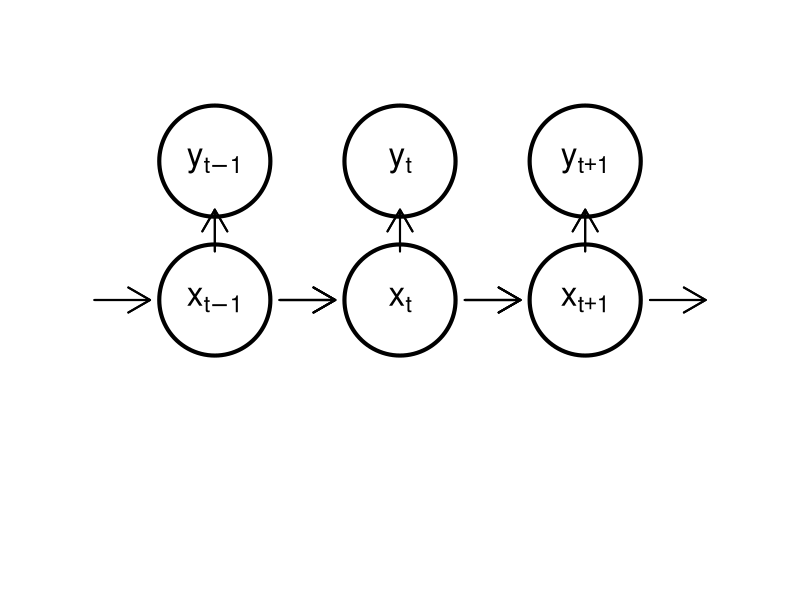
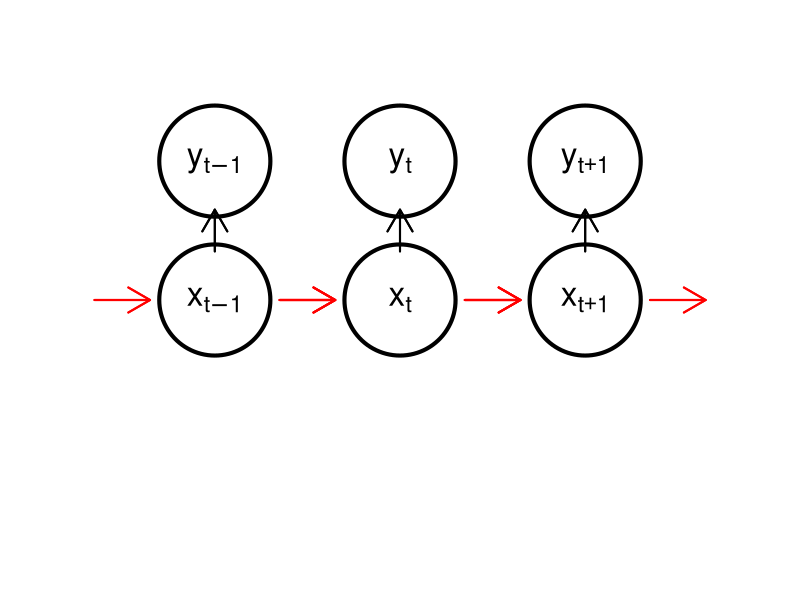
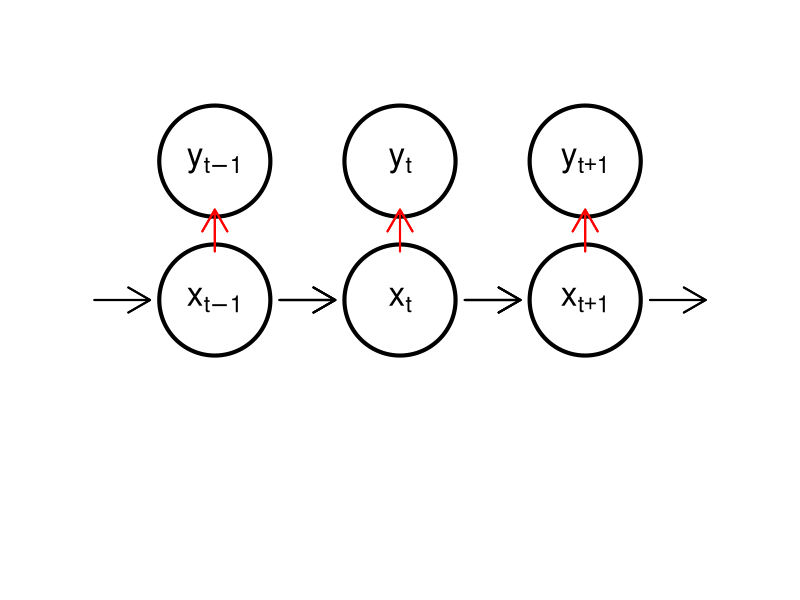
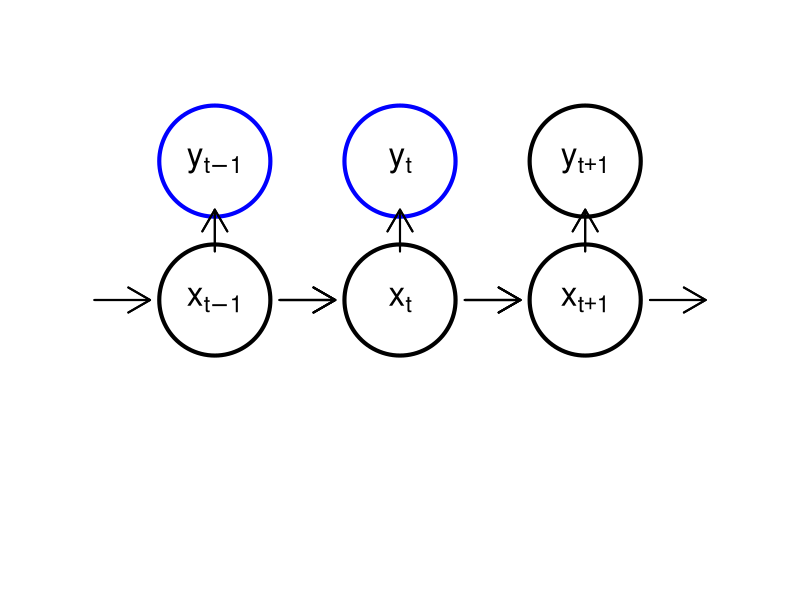
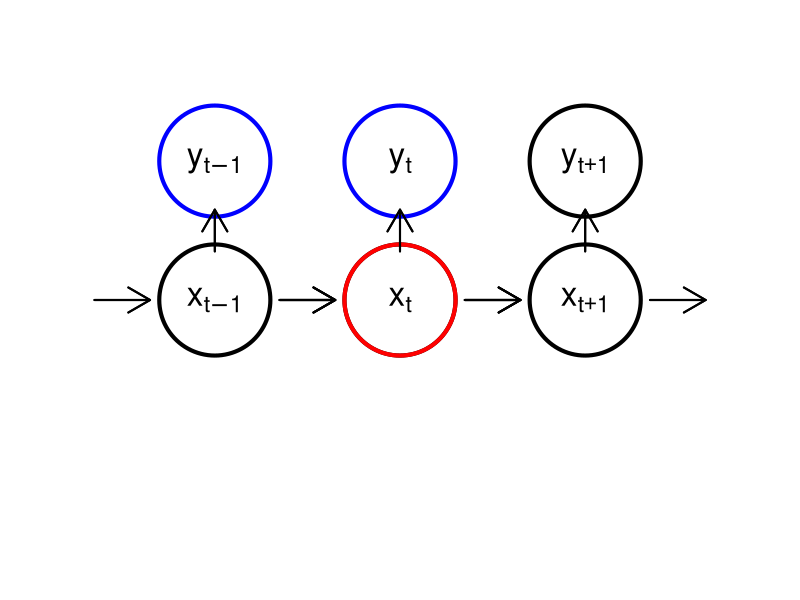
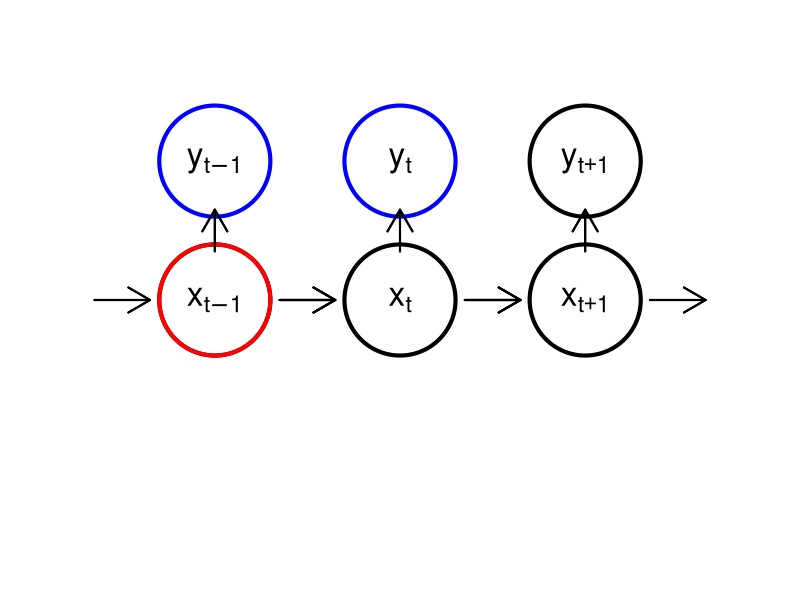
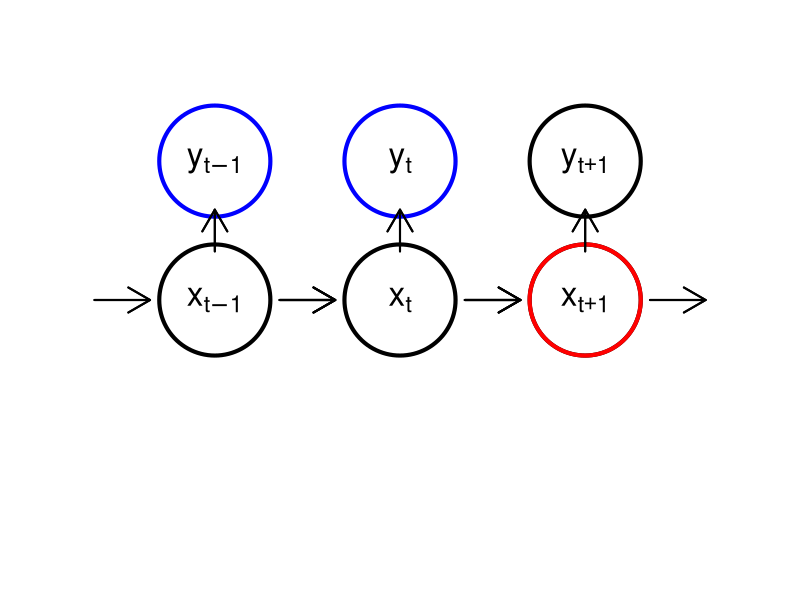

The R source for these figures, in order: (Note: this script raises an error after producing the figures.)
setwd("figs/")

library(plotrix)
pdf("stateSpaceModel-0.pdf")
par(mar=rep(0,4))
plot(0,0, axes=F, xlim=c(0,4), ylim=c(-1,3), type='n', xlab='', ylab='')
xs <- c(1,2,3,1,2,3)
ys <- c(1,1,1,2,2,2)
lbls <- expression(theta[t-1],theta[t],theta[t+1],y[t-1],y[t],y[t+1])
for (i in 1:6) { draw.circle(xs[i],ys[i], 0.3,lwd=4) }
text(1, 1, expression(x[t-1]), cex=2)
text(2, 1, expression(x[t]), cex=2)
text(3, 1, expression(x[t+1]), cex=2)
text(1, 2, expression(y[t-1]), cex=2)
text(2, 2, expression(y[t]), cex=2)
text(3, 2, expression(y[t+1]), cex=2)
arrows(xs-0.15-.5,1,xs+0.15-.5,1, lwd=2)
arrows(xs-0.15+.5,1,xs+0.15+.5,1, lwd=2)
arrows(xs,1+0.35,xs,2-0.35, lwd=2)
dev.off()

pdf("stateSpaceModel-1.pdf")
par(mar=rep(0,4))
plot(0,0, axes=F, xlim=c(0,4), ylim=c(-1,3), type='n', xlab='', ylab='')
xs <- c(1,2,3,1,2,3)
ys <- c(1,1,1,2,2,2)
lbls <- expression(theta[t-1],theta[t],theta[t+1],y[t-1],y[t],y[t+1])
for (i in 1:6) { draw.circle(xs[i],ys[i], 0.3,lwd=4) }
text(1, 1, expression(x[t-1]), cex=2)
text(2, 1, expression(x[t]), cex=2)
text(3, 1, expression(x[t+1]), cex=2)
text(1, 2, expression(y[t-1]), cex=2)
text(2, 2, expression(y[t]), cex=2)
text(3, 2, expression(y[t+1]), cex=2)
arrows(xs-0.15-.5,1,xs+0.15-.5,1, lwd=2, col='red')
arrows(xs-0.15+.5,1,xs+0.15+.5,1, lwd=2, col='red')
arrows(xs,1+0.35,xs,2-0.35, lwd=2)
dev.off()

pdf("stateSpaceModel-2.pdf")
par(mar=rep(0,4))
plot(0,0, axes=F, xlim=c(0,4), ylim=c(-1,3), type='n', xlab='', ylab='')
xs <- c(1,2,3,1,2,3)
ys <- c(1,1,1,2,2,2)
lbls <- expression(theta[t-1],theta[t],theta[t+1],y[t-1],y[t],y[t+1])
for (i in 1:6) { draw.circle(xs[i],ys[i], 0.3,lwd=4) }
text(1, 1, expression(x[t-1]), cex=2)
text(2, 1, expression(x[t]), cex=2)
text(3, 1, expression(x[t+1]), cex=2)
text(1, 2, expression(y[t-1]), cex=2)
text(2, 2, expression(y[t]), cex=2)
text(3, 2, expression(y[t+1]), cex=2)
arrows(xs-0.15-.5,1,xs+0.15-.5,1, lwd=2)
arrows(xs-0.15+.5,1,xs+0.15+.5,1, lwd=2)
arrows(xs,1+0.35,xs,2-0.35, lwd=2, col='red')
dev.off()

#########################################################

pdf("ssm-0.pdf")
par(mar=rep(0,4))
plot(0,0, axes=F, xlim=c(0,4), ylim=c(-1,3), type='n', xlab='', ylab='')
xs <- c(1,2,3,1,2,3)
ys <- c(1,1,1,2,2,2)
lbls <- expression(theta[t-1],theta[t],theta[t+1],y[t-1],y[t],y[t+1])
for (i in 1:6) { 
  draw.circle(xs[i],ys[i], 0.3,lwd=4, 
  border=ifelse(any(i==c(4,5)), "blue","black" ))
}
text(1, 1, expression(x[t-1]), cex=2)
text(2, 1, expression(x[t]), cex=2)
text(3, 1, expression(x[t+1]), cex=2)
text(1, 2, expression(y[t-1]), cex=2)
text(2, 2, expression(y[t]), cex=2)
text(3, 2, expression(y[t+1]), cex=2)
arrows(xs-0.15-.5,1,xs+0.15-.5,1, lwd=2)
arrows(xs-0.15+.5,1,xs+0.15+.5,1, lwd=2)
arrows(xs,1+0.35,xs,2-0.35, lwd=2)
dev.off()

pdf("ssm-1.pdf")
par(mar=rep(0,4))
plot(0,0, axes=F, xlim=c(0,4), ylim=c(-1,3), type='n', xlab='', ylab='')
xs <- c(1,2,3,1,2,3)
ys <- c(1,1,1,2,2,2)
lbls <- expression(theta[t-1],theta[t],theta[t+1],y[t-1],y[t],y[t+1])
for (i in 1:6) { 
  draw.circle(xs[i],ys[i], 0.3,lwd=4, 
  border=ifelse(any(i==c(4,5)), "blue","black" ))
}
draw.circle(2,1, 0.3, lwd=4, border="red")
text(1, 1, expression(x[t-1]), cex=2)
text(2, 1, expression(x[t]), cex=2)
text(3, 1, expression(x[t+1]), cex=2)
text(1, 2, expression(y[t-1]), cex=2)
text(2, 2, expression(y[t]), cex=2)
text(3, 2, expression(y[t+1]), cex=2)
arrows(xs-0.15-.5,1,xs+0.15-.5,1, lwd=2)
arrows(xs-0.15+.5,1,xs+0.15+.5,1, lwd=2)
arrows(xs,1+0.35,xs,2-0.35, lwd=2)
dev.off()

pdf("ssm-2.pdf")
par(mar=rep(0,4))
plot(0,0, axes=F, xlim=c(0,4), ylim=c(-1,3), type='n', xlab='', ylab='')
xs <- c(1,2,3,1,2,3)
ys <- c(1,1,1,2,2,2)
lbls <- expression(theta[t-1],theta[t],theta[t+1],y[t-1],y[t],y[t+1])
for (i in 1:6) { 
  draw.circle(xs[i],ys[i], 0.3,lwd=4, 
  border=ifelse(any(i==c(4,5)), "blue","black" ))
}
draw.circle(1,1, 0.3, lwd=4, border="red")
text(1, 1, expression(x[t-1]), cex=2)
text(2, 1, expression(x[t]), cex=2)
text(3, 1, expression(x[t+1]), cex=2)
text(1, 2, expression(y[t-1]), cex=2)
text(2, 2, expression(y[t]), cex=2)
text(3, 2, expression(y[t+1]), cex=2)
arrows(xs-0.15-.5,1,xs+0.15-.5,1, lwd=2)
arrows(xs-0.15+.5,1,xs+0.15+.5,1, lwd=2)
arrows(xs,1+0.35,xs,2-0.35, lwd=2)
dev.off()


pdf("ssm-3.pdf")
par(mar=rep(0,4))
plot(0,0, axes=F, xlim=c(0,4), ylim=c(-1,3), type='n', xlab='', ylab='')
xs <- c(1,2,3,1,2,3)
ys <- c(1,1,1,2,2,2)
lbls <- expression(theta[t-1],theta[t],theta[t+1],y[t-1],y[t],y[t+1])
for (i in 1:6) { 
  draw.circle(xs[i],ys[i], 0.3,lwd=4, 
  border=ifelse(any(i==c(4,5)), "blue","black" ))
}
draw.circle(3,1, 0.3, lwd=4, border="red")
text(1, 1, expression(x[t-1]), cex=2)
text(2, 1, expression(x[t]), cex=2)
text(3, 1, expression(x[t+1]), cex=2)
text(1, 2, expression(y[t-1]), cex=2)
text(2, 2, expression(y[t]), cex=2)
text(3, 2, expression(y[t+1]), cex=2)
arrows(xs-0.15-.5,1,xs+0.15-.5,1, lwd=2)
arrows(xs-0.15+.5,1,xs+0.15+.5,1, lwd=2)
arrows(xs,1+0.35,xs,2-0.35, lwd=2)
dev.off()

###################### Kalman filter ##############################3

mn <- lKalmanFilter$vdPosteriorMean
sd <- sqrt(lKalmanFilter$vdPosteriorVariance)

plot(0,0,type='n',main='',xlab='t',ylab=expression(x[t]),xlim=c(0,10),
  ylim=range(adY))
points(0,mn[1],pch=23,bg='red',col=NA)
points(0,mn[1]-2*sd[1],pch=23,bg='red',col=NA)
points(0,mn[1]+2*sd[1],pch=23,bg='red',col=NA)
legend("topright",inset=0.01, c("Data","Mean","95% Interval"), 
       pch=c(23,NA,NA), lty=c(NA,2,1),pt.bg=c("green","red","red"), 
       col=c("green","red","red"), lwd=2)
dev.copy2pdf(file="kf-0.pdf")   
for (i in 1:10) {
  plot(0,0,type='n',main='',xlab='',ylab='',xlim=c(0,10), axes=F,
       ylim=range(adY))
  points(i,adY[i+1],pch=23,bg='green',col=NA) 
  segments(i-1,mn[i],i,mn[i+1],col='red', lty=2, lwd=2)
  segments(i-1,mn[i]-2*sd[i],i,mn[i+1]-2*sd[i+1],col='red', lwd=2)
  segments(i-1,mn[i]+2*sd[i],i,mn[i+1]+2*sd[i+1],col='red', lwd=2)
  dev.copy2pdf(file=paste("kf-",i,".pdf",sep=''))
}


########################## MC #####################################
set.seed(1)
xs <- rnorm(1e4)
bks <- seq(min(xs), max(xs), length.out=100)
pdf("mc.pdf",width=10)
par(mfrow=c(1,3))
hist(xs[1:100], bks, freq=F, main='n=100', xlab='', ylab='',
     xlim=c(-3,3), ylim=c(0,0.5), col='blue', border=NA, cex.main=1.5)
curve(dnorm(x), -3, 3, add=T, col='red', lwd=4)
hist(xs[1:1e3], bks, freq=F, main='n=1,000', xlab='', ylab='',
     xlim=c(-3,3), ylim=c(0,0.5), col='blue', border=NA, cex.main=1.5)
curve(dnorm(x), -3, 3, add=T, col='red', lwd=4)
hist(xs[1:1e4], bks, freq=F, main='n=10,000', xlab='', ylab='',
     xlim=c(-3,3), ylim=c(0,0.5), col='blue', border=NA, cex.main=1.5)
curve(dnorm(x), -3, 3, add=T, col='red', lwd=4)
dev.off()

set.seed(1)
y <- rnorm(1e5)
cs <- (cumsum(y>1)/(1:1e5))[10^(1:5)]
pdf("mc-tail.pdf")
plot(1:5,cs,log='x', type='b', cex=1.5, cex.lab=1.5, cex.axis=1.5,
     xlab='Log_10 of number of samples', ylab='P(Z>1)', lwd=2)
abline(h=1-pnorm(1),col='red', lwd=2)
dev.off()


########################## IS $$$$$$$$$$$$$$$$$$$$$$$$$$$$$$$$$$$$
set.seed(1)
xs <- rcauchy(1e4)
pdf("is.pdf",width=10)
par(mfrow=c(1,3), mar=c(2,2,0,2)+.1)
curve(dnorm(x), -5, 5, ylim=c(0,2), lwd=2, ylab='', xlab='')
curve(dcauchy(x), -5, 5, col='red', add=T, lwd=2)
curve(dnorm(x)/dcauchy(x), -5, 5, col='blue', add=T, lwd=2)
legend("topright", inset=0.01, lwd=2, col=c("black","red","blue"),cex=1.5,
       c("N(x;0,1) density", "C(x;0,1) density", "N(x;0,1)/C(x;0,1)"))

curve(dnorm(x), -5, 5, ylim=c(0,1), lwd=2, ylab='', xlab='')
curve(dunif(x,-1,1), -5, 5, col='red', add=T, lwd=2)
curve(dnorm(x)/dunif(x,-1,1), -5, 5, col='blue', add=T, lwd=2)
legend("topright", inset=0.01, lwd=2, col=c("black","red","blue"),cex=1.5,
       c("N(x;0,1) density", "U(x;-1,1) density", "U(x;-1,1)/N(x;0,1)"))

curve(dnorm(x), -5, 5, ylim=c(0,2), lwd=2, col='red', ylab='', xlab='')
curve(dcauchy(x), -5, 5, add=T, lwd=2)
curve(dcauchy(x)/dnorm(x), -5, 5, col='blue', add=T, lwd=2)
legend("topright", inset=0.01, lwd=2, col=c("black","red","blue"), cex=1.5,
       c("C(x;0,1) density", "N(x;0,1) density", "C(x;0,1)/N(x;0,1)"))
dev.off()

set.seed(1)
n <- 20
xs <- rnorm(n)
ws <- dt(xs,2)/dnorm(xs,0,0.5)
ex <- numeric(n)
for (i in 1:n) {
  ex[i] <- sum(xs[1:i]*ws[1:i]/sum(ws[1:i]))
}
ws <- ws/sum(ws)

pdf("is-0.pdf")
plot(0,0, xlim=c(0,n), ylim=c(-3,3), xlab='i', ylab='E[X]', type='n')
legend("topright",inset=.01,c(expression(x_i),"E[X]","weights"), pch=c(22,21,19))
dev.off()
for (i in 1:n) {
  pdf(paste("is-",i,".pdf",sep=''))
  plot(0,0, xlim=c(0,n), ylim=c(-3,3), xlab='', ylab='', type='n', axes=F)
  points(i, xs[i], pch=22)
  points(i, ex[i])
  points(i, 6*ws[i]-3,pch=19)
  #segments(i,-3,i,6*ws[i]-3)
  dev.off()
}

set.seed(2)
y <- rexp(1e5)+4.5
pdf.y <- function(y) { dexp(y-4.5) }
cs <- (cumsum(dnorm(y)/pdf.y(y))/(1:1e5))[10^(1:5)]
pdf("is-tail.pdf")
plot(1:5,cs*10^6,log='x', type='b', cex=1.5, cex.lab=1.5, cex.axis=1.5,
     xlab='Log_10 of number of samples', ylab='P(Z>4.5) [x10^-6]', lwd=2)
abline(h=10^6*(1-pnorm(4.5)),col='red', lwd=2)
dev.off()

######################### Multinomial resampling ###########################
set.seed(1)
n <- 10
a <- runif(n)
a <- a/sum(a)
b <- cumsum(a)
plot(1:n, b, ylim=c(0,1), xlim=c(0,10), type='n', cex.lab=1.5, cex.axis=1.5,
     xlab='Index', ylab='Cumulative sum of weights')
segments(1:10,c(0,b[-n]),1:10,b, lwd=2)
u <- runif(n)
ind <- numeric(n)
for (i in 1:n) {
  ind[i] <- sum(u[i]>b)+1
}
dev.copy2pdf(file="mult-0.pdf")

plot(1:n, b, ylim=c(0,1), xlim=c(0,10), type='n', axes=F, xlab='', ylab='')
points(rep(0,n), u, col='red', pch=19)
dev.copy2pdf(file="mult-1.pdf")

plot(1:n, b, ylim=c(0,1), xlim=c(0,10), type='n', axes=F, xlab='', ylab='')
segments(0, u, ind, u, col='red')
dev.copy2pdf(file="mult-2.pdf")

########################### Residual resampling #####################
set.seed(1)
n <- 10
a <- runif(n)
a <- a/sum(a)
b <- cumsum(a)
plot(1:n, b, ylim=c(0,1), xlim=c(0,10), type='n', cex.lab=1.5, cex.axis=1.5,
     xlab='Index', ylab='Cumulative sum of weights')
segments(0.1+(1:10),c(0,b[-n]),0.1+(1:10),b, lwd=2)
u <- runif(3)
ind <- numeric(3)
for (i in 1:3) {
  ind[i] <- sum(u[i]>b)+1
}
dev.copy2pdf(file="resi-0.pdf")

a <- n*a-floor(n*a)
a <- a/sum(a)
b <- cumsum(a)
plot(0, 0, ylim=c(0,1), xlim=c(0,10), type='n', axes=F, xlab='', ylab='')
segments(1:10,c(0,b[-n]),1:10,b, lwd=2, col='blue')
u <- runif(3)
ind <- numeric(3)
for (i in 1:3) {
  ind[i] <- sum(u[i]>b)+1
}
dev.copy2pdf(file="resi-1.pdf")

plot(1:n, b, ylim=c(0,1), xlim=c(0,10), type='n', axes=F, xlab='', ylab='')
points(rep(0,3), u, col='red', pch=19)
dev.copy2pdf(file="resi-2.pdf")

plot(1:n, b, ylim=c(0,1), xlim=c(0,10), type='n', axes=F, xlab='', ylab='')
segments(0, u, ind, u, col='red')
dev.copy2pdf(file="resi-3.pdf")

########################### Stratified resampling #####################
set.seed(1)
n <- 10
a <- runif(n)
a <- a/sum(a)
b <- cumsum(a)
plot(1:n, b, ylim=c(0,1), xlim=c(0,10), type='n', cex.lab=1.5, cex.axis=1.5,
     xlab='Index', ylab='Cumulative sum of weights')
segments(1:n,c(0,b[-n]),1:n,b, lwd=2)
u <- runif(n,((1:n)-1)/n,(1:n)/n)
ind <- numeric(n)
for (i in 1:n) {
  ind[i] <- sum(u[i]>b)+1
}
dev.copy2pdf(file="strat-0.pdf")

plot(1:n, b, ylim=c(0,1), xlim=c(0,10), type='n', axes=F, xlab='', ylab='')
points(rep(0,n), u, col='red', pch=19)
dev.copy2pdf(file="strat-1.pdf")

plot(1:n, b, ylim=c(0,1), xlim=c(0,10), type='n', axes=F, xlab='', ylab='')
segments(0, u, ind, u, col='red')
dev.copy2pdf(file="strat-2.pdf")


########################### Systematic resampling #####################
set.seed(1)
n <- 10
a <- runif(n)
a <- a/sum(a)
b <- cumsum(a)
plot(1:n, b, ylim=c(0,1), xlim=c(0,10), type='n', cex.lab=1.5, cex.axis=1.5,
     xlab='Index', ylab='Cumulative sum of weights')
segments(1:n,c(0,b[-n]),1:n,b, lwd=2)
u <- runif(1)/n 
for (i in 2:n) u[i]<-u[i-1]+1/n
ind <- numeric(n)
for (i in 1:n) {
  ind[i] <- sum(u[i]>b)+1
}
dev.copy2pdf(file="syst-0.pdf")

plot(1:n, b, ylim=c(0,1), xlim=c(0,10), type='n', axes=F, xlab='', ylab='')
points(rep(0,n), u, col='red', pch=19)
dev.copy2pdf(file="syst-1.pdf")

plot(1:n, b, ylim=c(0,1), xlim=c(0,10), type='n', axes=F, xlab='', ylab='')
segments(0, u, ind, u, col='red')
dev.copy2pdf(file="syst-2.pdf")

######################### add variance ############################
set.seed(1)
n <- 10
a <- rep(1,n)/n
b <- cumsum(a)


plot(1:n, b, ylim=c(0,1), xlim=c(0,10), type='n', cex.lab=1.5, cex.axis=1.5,
     xlab='Index', ylab='Cumulative sum of weights')
segments(1:10,c(0,b[-n]),1:10,b, lwd=2)
u <- runif(n)
ind <- numeric(n)
for (i in 1:n) {
  ind[i] <- sum(u[i]>b)+1
}
dev.copy2pdf(file="addvar-0.pdf")

plot(1:n, b, ylim=c(0,1), xlim=c(0,10), type='n', axes=F, xlab='', ylab='')
points(rep(0,n), u, col='red', pch=19)
dev.copy2pdf(file="addvar-1.pdf")

plot(1:n, b, ylim=c(0,1), xlim=c(0,10), type='n', axes=F, xlab='', ylab='')
segments(0, u, ind, u, col='red')
dev.copy2pdf(file="addvar-2.pdf")

####################### ESS ############################3
ess <- function(w) return(1/sum(w^2))

n <- 100
a <- rep(1,n)/n

plot(0, 0, ylim=c(0,n), xlim=c(0,20), type='n', cex.lab=1.5, cex.axis=1.5,
     xlab='Index', ylab='ESS')
abline(h=n/2, col='red',lwd=2)
points(0,ess(a),cex=1.5, pch=19)
dev.copy2pdf(file="ess-0.pdf")

set.seed(1)
for (i in 1:20) {
  b <- a*dnorm(rnorm(n))
  b <- b/sum(b)
  plot(0, 0, ylim=c(0,n), xlim=c(0,20), type='n', xlab='', ylab='', axes=F)
  segments(i-1, ess(a), i, ess(b), lwd=2)
  if (ess(b)<n/2) { a<-rep(1,n)/n } else { a <- b }
  dev.copy2pdf(file=paste("ess-",i,".pdf",sep=''))
}

setwd("../")
